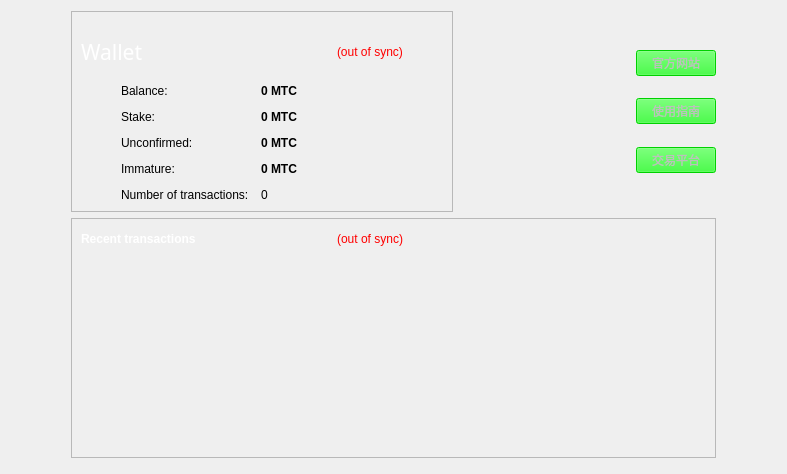
<?xml version="1.0" encoding="UTF-8"?>
<ui version="4.0">
 <class>OverviewPage</class>
 <widget class="QWidget" name="OverviewPage">
  <property name="geometry">
   <rect>
    <x>0</x>
    <y>0</y>
    <width>787</width>
    <height>474</height>
   </rect>
  </property>
  <property name="windowTitle">
   <string>Form</string>
  </property>
  <layout class="QHBoxLayout" name="horizontalLayout_5">
   <item>
    <spacer name="horizontalSpacer_6">
     <property name="orientation">
      <enum>Qt::Horizontal</enum>
     </property>
     <property name="sizeType">
      <enum>QSizePolicy::Fixed</enum>
     </property>
     <property name="sizeHint" stdset="0">
      <size>
       <width>60</width>
       <height>20</height>
      </size>
     </property>
    </spacer>
   </item>
   <item>
    <layout class="QVBoxLayout" name="verticalLayout_5">
     <item>
      <layout class="QHBoxLayout" name="horizontalLayout">
       <item>
        <widget class="QFrame" name="frame">
         <property name="frameShape">
          <enum>QFrame::StyledPanel</enum>
         </property>
         <property name="frameShadow">
          <enum>QFrame::Raised</enum>
         </property>
         <layout class="QVBoxLayout" name="verticalLayout_2">
          <item>
           <spacer name="verticalSpacer">
            <property name="orientation">
             <enum>Qt::Vertical</enum>
            </property>
            <property name="sizeType">
             <enum>QSizePolicy::Fixed</enum>
            </property>
            <property name="sizeHint" stdset="0">
             <size>
              <width>20</width>
              <height>5</height>
             </size>
            </property>
           </spacer>
          </item>
          <item>
           <layout class="QHBoxLayout" name="horizontalLayout_4">
            <item>
             <widget class="QLabel" name="label_5">
              <property name="minimumSize">
               <size>
                <width>250</width>
                <height>30</height>
               </size>
              </property>
              <property name="maximumSize">
               <size>
                <width>16777215</width>
                <height>30</height>
               </size>
              </property>
              <property name="font">
               <font>
                <family>Agency FB</family>
                <pointsize>16</pointsize>
                <weight>9</weight>
                <italic>false</italic>
                <bold>false</bold>
               </font>
              </property>
              <property name="styleSheet">
               <string notr="true">background-image: url(:/images/lb_wallet);
color: rgb(255, 255, 255);
font: 75 16pt &quot;Agency FB&quot;;</string>
              </property>
              <property name="text">
               <string>Wallet</string>
              </property>
              <property name="alignment">
               <set>Qt::AlignLeading|Qt::AlignLeft|Qt::AlignVCenter</set>
              </property>
             </widget>
            </item>
            <item>
             <widget class="QLabel" name="labelWalletStatus">
              <property name="toolTip">
               <string>The displayed information may be out of date. Your wallet automatically synchronizes with the Montecoin network after a connection is established, but this process has not completed yet.</string>
              </property>
              <property name="styleSheet">
               <string notr="true">QLabel { color: red; }</string>
              </property>
              <property name="text">
               <string notr="true">(out of sync)</string>
              </property>
              <property name="alignment">
               <set>Qt::AlignLeading|Qt::AlignLeft|Qt::AlignVCenter</set>
              </property>
             </widget>
            </item>
            <item>
             <spacer name="horizontalSpacer_2">
              <property name="orientation">
               <enum>Qt::Horizontal</enum>
              </property>
              <property name="sizeHint" stdset="0">
               <size>
                <width>40</width>
                <height>20</height>
               </size>
              </property>
             </spacer>
            </item>
           </layout>
          </item>
          <item>
           <layout class="QHBoxLayout" name="horizontalLayout_3">
            <item>
             <spacer name="horizontalSpacer_5">
              <property name="orientation">
               <enum>Qt::Horizontal</enum>
              </property>
              <property name="sizeType">
               <enum>QSizePolicy::Fixed</enum>
              </property>
              <property name="sizeHint" stdset="0">
               <size>
                <width>40</width>
                <height>20</height>
               </size>
              </property>
             </spacer>
            </item>
            <item>
             <layout class="QFormLayout" name="formLayout_2">
              <property name="fieldGrowthPolicy">
               <enum>QFormLayout::AllNonFixedFieldsGrow</enum>
              </property>
              <property name="horizontalSpacing">
               <number>12</number>
              </property>
              <property name="verticalSpacing">
               <number>12</number>
              </property>
              <item row="0" column="0">
               <widget class="QLabel" name="label">
                <property name="minimumSize">
                 <size>
                  <width>10</width>
                  <height>0</height>
                 </size>
                </property>
                <property name="text">
                 <string>Balance:</string>
                </property>
               </widget>
              </item>
              <item row="0" column="1">
               <widget class="QLabel" name="labelBalance">
                <property name="font">
                 <font>
                  <weight>75</weight>
                  <bold>true</bold>
                 </font>
                </property>
                <property name="cursor">
                 <cursorShape>IBeamCursor</cursorShape>
                </property>
                <property name="toolTip">
                 <string>Your current balance</string>
                </property>
                <property name="text">
                 <string notr="true">0 MTC</string>
                </property>
                <property name="textInteractionFlags">
                 <set>Qt::LinksAccessibleByMouse|Qt::TextSelectableByKeyboard|Qt::TextSelectableByMouse</set>
                </property>
               </widget>
              </item>
              <item row="1" column="0">
               <widget class="QLabel" name="label_6">
                <property name="text">
                 <string>Stake:</string>
                </property>
               </widget>
              </item>
              <item row="1" column="1">
               <widget class="QLabel" name="labelStake">
                <property name="font">
                 <font>
                  <weight>75</weight>
                  <bold>true</bold>
                 </font>
                </property>
                <property name="cursor">
                 <cursorShape>IBeamCursor</cursorShape>
                </property>
                <property name="toolTip">
                 <string>Total of coins that was staked, and do not yet count toward the current balance</string>
                </property>
                <property name="text">
                 <string notr="true">0 MTC</string>
                </property>
                <property name="textInteractionFlags">
                 <set>Qt::LinksAccessibleByMouse|Qt::TextSelectableByKeyboard|Qt::TextSelectableByMouse</set>
                </property>
               </widget>
              </item>
              <item row="2" column="0">
               <widget class="QLabel" name="label_3">
                <property name="text">
                 <string>Unconfirmed:</string>
                </property>
               </widget>
              </item>
              <item row="2" column="1">
               <widget class="QLabel" name="labelUnconfirmed">
                <property name="font">
                 <font>
                  <weight>75</weight>
                  <bold>true</bold>
                 </font>
                </property>
                <property name="cursor">
                 <cursorShape>IBeamCursor</cursorShape>
                </property>
                <property name="toolTip">
                 <string>Total of transactions that have yet to be confirmed, and do not yet count toward the current balance</string>
                </property>
                <property name="text">
                 <string notr="true">0 MTC</string>
                </property>
                <property name="textInteractionFlags">
                 <set>Qt::LinksAccessibleByMouse|Qt::TextSelectableByKeyboard|Qt::TextSelectableByMouse</set>
                </property>
               </widget>
              </item>
              <item row="3" column="0">
               <widget class="QLabel" name="labelImmatureText">
                <property name="text">
                 <string>Immature:</string>
                </property>
               </widget>
              </item>
              <item row="3" column="1">
               <widget class="QLabel" name="labelImmature">
                <property name="font">
                 <font>
                  <weight>75</weight>
                  <bold>true</bold>
                 </font>
                </property>
                <property name="toolTip">
                 <string>Mined balance that has not yet matured</string>
                </property>
                <property name="text">
                 <string notr="true">0 MTC</string>
                </property>
                <property name="textInteractionFlags">
                 <set>Qt::LinksAccessibleByMouse|Qt::TextSelectableByKeyboard|Qt::TextSelectableByMouse</set>
                </property>
               </widget>
              </item>
              <item row="4" column="0">
               <widget class="QLabel" name="label_2">
                <property name="text">
                 <string>Number of transactions:</string>
                </property>
               </widget>
              </item>
              <item row="4" column="1">
               <widget class="QLabel" name="labelNumTransactions">
                <property name="toolTip">
                 <string>Total number of transactions in wallet</string>
                </property>
                <property name="styleSheet">
                 <string notr="true">font: 75 10pt &quot;黑体&quot;;</string>
                </property>
                <property name="text">
                 <string notr="true">0</string>
                </property>
                <property name="textInteractionFlags">
                 <set>Qt::LinksAccessibleByMouse|Qt::TextSelectableByKeyboard|Qt::TextSelectableByMouse</set>
                </property>
               </widget>
              </item>
             </layout>
            </item>
           </layout>
          </item>
         </layout>
        </widget>
       </item>
       <item>
        <spacer name="horizontalSpacer_4">
         <property name="orientation">
          <enum>Qt::Horizontal</enum>
         </property>
         <property name="sizeHint" stdset="0">
          <size>
           <width>13</width>
           <height>189</height>
          </size>
         </property>
        </spacer>
       </item>
       <item>
        <widget class="QLabel" name="label_61">
         <property name="text">
          <string/>
         </property>
         <property name="pixmap">
          <pixmap resource="../bitcoin.qrc">:/images/backg</pixmap>
         </property>
         <property name="scaledContents">
          <bool>false</bool>
         </property>
         <property name="alignment">
          <set>Qt::AlignCenter</set>
         </property>
         <property name="margin">
          <number>-2</number>
         </property>
        </widget>
       </item>
       <item>
        <spacer name="horizontalSpacer_3">
         <property name="orientation">
          <enum>Qt::Horizontal</enum>
         </property>
         <property name="sizeType">
          <enum>QSizePolicy::Fixed</enum>
         </property>
         <property name="sizeHint" stdset="0">
          <size>
           <width>50</width>
           <height>189</height>
          </size>
         </property>
        </spacer>
       </item>
       <item>
        <layout class="QVBoxLayout" name="verticalLayout_4">
         <item>
          <spacer name="verticalSpacer_5">
           <property name="orientation">
            <enum>Qt::Vertical</enum>
           </property>
           <property name="sizeHint" stdset="0">
            <size>
             <width>20</width>
             <height>40</height>
            </size>
           </property>
          </spacer>
         </item>
         <item>
          <widget class="QPushButton" name="pButtonWeb">
           <property name="enabled">
            <bool>false</bool>
           </property>
           <property name="styleSheet">
            <string notr="true">background-color: rgb(0, 255, 0);</string>
           </property>
           <property name="text">
            <string>官方网站</string>
           </property>
          </widget>
         </item>
         <item>
          <spacer name="verticalSpacer_3">
           <property name="orientation">
            <enum>Qt::Vertical</enum>
           </property>
           <property name="sizeHint" stdset="0">
            <size>
             <width>20</width>
             <height>18</height>
            </size>
           </property>
          </spacer>
         </item>
         <item>
          <widget class="QPushButton" name="pButton_explorer">
           <property name="enabled">
            <bool>false</bool>
           </property>
           <property name="styleSheet">
            <string notr="true">background-color: rgb(0, 255, 0);</string>
           </property>
           <property name="text">
            <string>使用指南</string>
           </property>
          </widget>
         </item>
         <item>
          <spacer name="verticalSpacer_4">
           <property name="orientation">
            <enum>Qt::Vertical</enum>
           </property>
           <property name="sizeHint" stdset="0">
            <size>
             <width>20</width>
             <height>18</height>
            </size>
           </property>
          </spacer>
         </item>
         <item>
          <widget class="QPushButton" name="pButton_exchange">
           <property name="enabled">
            <bool>false</bool>
           </property>
           <property name="styleSheet">
            <string notr="true">background-color: rgb(0, 255, 0);</string>
           </property>
           <property name="text">
            <string>交易平台</string>
           </property>
          </widget>
         </item>
         <item>
          <spacer name="verticalSpacer_6">
           <property name="orientation">
            <enum>Qt::Vertical</enum>
           </property>
           <property name="sizeHint" stdset="0">
            <size>
             <width>20</width>
             <height>40</height>
            </size>
           </property>
          </spacer>
         </item>
        </layout>
       </item>
      </layout>
     </item>
     <item>
      <layout class="QVBoxLayout" name="verticalLayout_3">
       <item>
        <widget class="QFrame" name="frame_2">
         <property name="frameShape">
          <enum>QFrame::StyledPanel</enum>
         </property>
         <property name="frameShadow">
          <enum>QFrame::Raised</enum>
         </property>
         <layout class="QVBoxLayout" name="verticalLayout">
          <property name="topMargin">
           <number>5</number>
          </property>
          <item>
           <layout class="QHBoxLayout" name="horizontalLayout_2">
            <item>
             <widget class="QLabel" name="label_4">
              <property name="minimumSize">
               <size>
                <width>250</width>
                <height>30</height>
               </size>
              </property>
              <property name="maximumSize">
               <size>
                <width>16777215</width>
                <height>30</height>
               </size>
              </property>
              <property name="styleSheet">
               <string notr="true">background-image: url(:/images/lb_latestx);
color: rgb(255, 255, 255);
font: 75 16pt &quot;Agency FB&quot;;</string>
              </property>
              <property name="text">
               <string>&lt;b&gt;Recent transactions&lt;/b&gt;</string>
              </property>
              <property name="alignment">
               <set>Qt::AlignLeading|Qt::AlignLeft|Qt::AlignVCenter</set>
              </property>
             </widget>
            </item>
            <item>
             <widget class="QLabel" name="labelTransactionsStatus">
              <property name="toolTip">
               <string>The displayed information may be out of date. Your wallet automatically synchronizes with the Montecoin network after a connection is established, but this process has not completed yet.</string>
              </property>
              <property name="styleSheet">
               <string notr="true">QLabel { color: red; }</string>
              </property>
              <property name="text">
               <string notr="true">(out of sync)</string>
              </property>
              <property name="alignment">
               <set>Qt::AlignRight|Qt::AlignTrailing|Qt::AlignVCenter</set>
              </property>
             </widget>
            </item>
            <item>
             <spacer name="horizontalSpacer">
              <property name="orientation">
               <enum>Qt::Horizontal</enum>
              </property>
              <property name="sizeHint" stdset="0">
               <size>
                <width>40</width>
                <height>20</height>
               </size>
              </property>
             </spacer>
            </item>
           </layout>
          </item>
          <item>
           <layout class="QHBoxLayout" name="horizontalLayout_6">
            <item>
             <spacer name="horizontalSpacer_8">
              <property name="orientation">
               <enum>Qt::Horizontal</enum>
              </property>
              <property name="sizeType">
               <enum>QSizePolicy::Fixed</enum>
              </property>
              <property name="sizeHint" stdset="0">
               <size>
                <width>20</width>
                <height>20</height>
               </size>
              </property>
             </spacer>
            </item>
            <item>
             <widget class="QListView" name="listTransactions">
              <property name="styleSheet">
               <string notr="true">QListView { background: transparent; }</string>
              </property>
              <property name="frameShape">
               <enum>QFrame::NoFrame</enum>
              </property>
              <property name="verticalScrollBarPolicy">
               <enum>Qt::ScrollBarAlwaysOff</enum>
              </property>
              <property name="horizontalScrollBarPolicy">
               <enum>Qt::ScrollBarAlwaysOff</enum>
              </property>
              <property name="selectionMode">
               <enum>QAbstractItemView::NoSelection</enum>
              </property>
             </widget>
            </item>
           </layout>
          </item>
         </layout>
        </widget>
       </item>
       <item>
        <spacer name="verticalSpacer_2">
         <property name="orientation">
          <enum>Qt::Vertical</enum>
         </property>
         <property name="sizeType">
          <enum>QSizePolicy::Fixed</enum>
         </property>
         <property name="sizeHint" stdset="0">
          <size>
           <width>20</width>
           <height>5</height>
          </size>
         </property>
        </spacer>
       </item>
      </layout>
     </item>
    </layout>
   </item>
   <item>
    <spacer name="horizontalSpacer_7">
     <property name="orientation">
      <enum>Qt::Horizontal</enum>
     </property>
     <property name="sizeType">
      <enum>QSizePolicy::Fixed</enum>
     </property>
     <property name="sizeHint" stdset="0">
      <size>
       <width>60</width>
       <height>20</height>
      </size>
     </property>
    </spacer>
   </item>
  </layout>
 </widget>
 <resources>
  <include location="../bitcoin.qrc"/>
 </resources>
 <connections/>
</ui>
